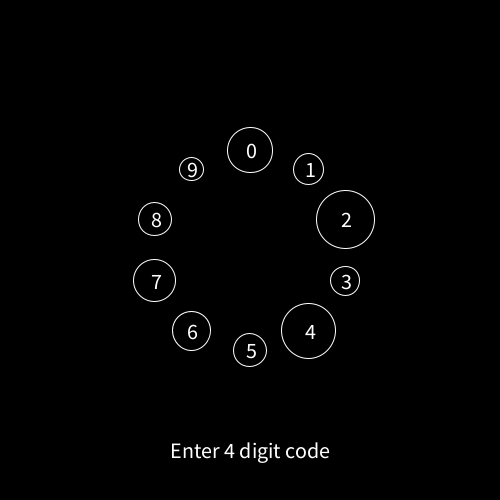
Frame 1 (no input)
Frame 60 (the mouse pressed at the canvas centre just before this capture): identical to frame 1, image omitted
Frame 120 (the mouse held since frame 60 and released just before this capture): identical to frame 1, image omitted

The Processing sketch that drew this single still picture (run headless with seeded random() and noise(); from frame 60 on, the mouse is pressed at the canvas centre):

// Processing sketch: solution2019
// ── solution2019.pde
void setup()
{
  size(500, 500);
  
  float thetaInc = TWO_PI / 10.0f;
  for(int i = 0 ; i <= 9 ; i ++)
  {
    float theta = thetaInc * i;
    float x = sin(theta) * 100 + (width / 2);
    float y = -cos(theta) * 100 + (height / 2);
    
    Button b = new Button(i, x, y, random(10, 30));
    buttons.add(b);
  }
  textSize(22);
}

void mousePressed()
{
  if (playerCode.size() == 4)
  {    
    playerCode.clear();
  }
  for(Button b:buttons)
  {
    if (b.pressed(mouseX, mouseY))
    {
      playerCode.add(b.number);
    }
  }
}

ArrayList<Integer> playerCode = new ArrayList<Integer>();

float radius = 100;

ArrayList<Button> buttons = new ArrayList<Button>(); 


void draw()
{
  background(0);
  for(Button b:buttons)
  {
    b.render();
  }
  
  textAlign(CENTER, CENTER);
  for(int i = 0 ; i < playerCode.size(); i ++)
  {
    int val = playerCode.get(i);
    text(val, map(i, 0, 4, 90, width), 50);    
  }
  
  if (playerCode.size() < 4)
  {
    fill(255);
    text("Enter 4 digit code", width / 2, 450);
  }
  else
  {
    if (playerCode.get(0) == 9 && playerCode.get(1) == 2 && playerCode.get(2) == 9 && playerCode.get(3) == 3)
    {
      fill(0, 255, 0);
      text("Correct", width / 2, 450);
    }
    else
    {
      fill(255, 0, 0);
      text("Incorrect", width / 2, 450);
    }
  }
  
  
}

// ── Button.pde
class Button
{
  int number;
  PVector pos;
  float radius;
  
  Button(int number, float x, float y, float radius)
  {
    this.number = number;
    this.pos = new PVector(x, y);
    this.radius = radius;
  }
  
  boolean pressed(float x, float y)
  {
    return (dist(x, y, pos.x, pos.y) < radius);
  }
  
  void render()
  {
    pushMatrix();
    translate(pos.x, pos.y);
    noFill();
    stroke(255);
    ellipse(0,0, radius * 2, radius * 2);
    fill(255);
    textAlign(CENTER, CENTER);
    text(number, 0, 0);
    popMatrix();
  }
}

// ── Particle.pde
class Particle
{
  PVector pos;
  
}
